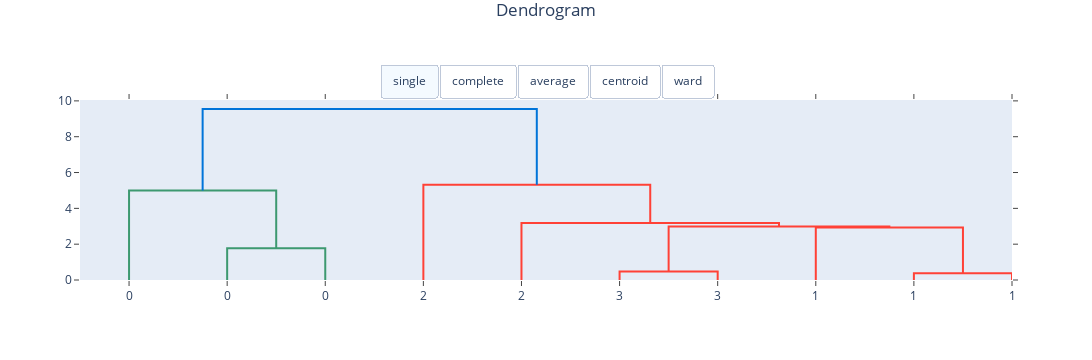

This figure's notebook cell:
### Markdown cell above
## Dendrogram
As clusters merge, each iteration of the algorithm corresponds to a pair of clusters merged at this iteration, as well as the distance between the clusters at the moment of merging. Distances will only increase with iteration, so it becomes possible to visualize the result in the form of a beautiful cluster tree called a <b>dendrogram</b>.

### Code cell
import plotly.figure_factory as ff
import plotly.graph_objects as go

X, y = make_blobs(n_samples=10, centers=4, cluster_std=2.0, random_state=107)

fig = go.Figure()
trace_cnt = []
layouts = []

linkage_methods = ['single', 'complete', 'average', 'centroid', 'ward']
num_clusters = 2

for linkage_method in linkage_methods:

    dendrogram = ff.create_dendrogram(
        X, labels=y,
        linkagefun=lambda x: linkage(x, method=linkage_method)
    )

    trace_cnt.append(len(dendrogram.data))
    
    for data in dendrogram.data:
        data.visible = False
        data.showlegend = False
        fig.add_trace(data)

    layouts.append(dendrogram.layout)

fig.update_layout(
    title={"text": "Dendrogram", "x": 0.5, "y": 0.99},
    xaxis=layouts[0]["xaxis"],
    yaxis=layouts[0]["yaxis"],
)

for i in range(trace_cnt[0]):
    fig.data[i].visible = True

fig.update_layout(
    updatemenus=[
        dict(
            type="buttons",
            direction="right",
            active=0,
            showactive=True,
            x=0.5,
            xanchor="center",
            y=1.2,
            yanchor="top",
            buttons=list([
                dict(label=linkage_method,
                     method="update",
                     args=[
                         {"visible": [False] * sum(trace_cnt[:i]) + [True] * trace_cnt[i]  + [False] * sum(trace_cnt[i:])},
                         {
                             "xaxis": layouts[i]["xaxis"], 
                             "yaxis": layouts[i]["yaxis"],
                             "autosize": False,
                         }
                     ]
                    )
                for i, linkage_method in enumerate(linkage_methods)
            ]),
        )
    ])

fig.show()

### Figure 1 — Plotly figure (JSON) as saved in the notebook; plotly's stock layout.template omitted (floating-point values rounded to 4 significant figures)
{"data": [{"hoverinfo": "text", "marker": {"color": "rgb(61,153,112)"}, "mode": "lines", "showlegend": false, "type": "scatter", "visible": true, "x": [15, 15, 25, 25], "xaxis": "x", "y": [0, 1.779, 1.779, 0], "yaxis": "y"}, {"hoverinfo": "text", "marker": {"color": "rgb(61,153,112)"}, "mode": "lines", "showlegend": false, "type": "scatter", "visible": true, "x": [5, 5, 20, 20], "xaxis": "x", "y": [0, 5.001, 5.001, 1.779], "yaxis": "y"}, {"hoverinfo": "text", "marker": {"color": "rgb(255,65,54)"}, "mode": "lines", "showlegend": false, "type": "scatter", "visible": true, "x": [55, 55, 65, 65], "xaxis": "x", "y": [0, 0.479, 0.479, 0], "yaxis": "y"}, {"hoverinfo": "text", "marker": {"color": "rgb(255,65,54)"}, "mode": "lines", "showlegend": false, "type": "scatter", "visible": true, "x": [85, 85, 95, 95], "xaxis": "x", "y": [0, 0.3715, 0.3715, 0], "yaxis": "y"}, {"hoverinfo": "text", "marker": {"color": "rgb(255,65,54)"}, "mode": "lines", "showlegend": false, "type": "scatter", "visible": true, "x": [75, 75, 90, 90], "xaxis": "x", "y": [0, 2.927, 2.927, 0.3715], "yaxis": "y"}, {"hoverinfo": "text", "marker": {"color": "rgb(255,65,54)"}, "mode": "lines", "showlegend": false, "type": "scatter", "visible": true, "x": [60, 60, 82.5, 82.5], "xaxis": "x", "y": [0.479, 2.984, 2.984, 2.927], "yaxis": "y"}, {"hoverinfo": "text", "marker": {"color": "rgb(255,65,54)"}, "mode": "lines", "showlegend": false, "type": "scatter", "visible": true, "x": [45, 45, 71.25, 71.25], "xaxis": "x", "y": [0, 3.189, 3.189, 2.984], "yaxis": "y"}, {"hoverinfo": "text", "marker": {"color": "rgb(255,65,54)"}, "mode": "lines", "showlegend": false, "type": "scatter", "visible": true, "x": [35, 35, 58.12, 58.12], "xaxis": "x", "y": [0, 5.315, 5.315, 3.189], "yaxis": "y"}, {"hoverinfo": "text", "marker": {"color": "rgb(0,116,217)"}, "mode": "lines", "showlegend": false, "type": "scatter", "visible": true, "x": [12.5, 12.5, 46.56, 46.56], "xaxis": "x", "y": [5.001, 9.547, 9.547, 5.315], "yaxis": "y"}, {"hoverinfo": "text", "marker": {"color": "rgb(61,153,112)"}, "mode": "lines", "showlegend": false, "type": "scatter", "visible": false, "x": [15, 15, 25, 25], "xaxis": "x", "y": [0, 1.779, 1.779, 0], "yaxis": "y"}, {"hoverinfo": "text", "marker": {"color": "rgb(61,153,112)"}, "mode": "lines", "showlegend": false, "type": "scatter", "visible": false, "x": [5, 5, 20, 20], "xaxis": "x", "y": [0, 5.084, 5.084, 1.779], "yaxis": "y"}, {"hoverinfo": "text", "marker": {"color": "rgb(255,65,54)"}, "mode": "lines", "showlegend": false, "type": "scatter", "visible": false, "x": [45, 45, 55, 55], "xaxis": "x", "y": [0, 0.3715, 0.3715, 0], "yaxis": "y"}, {"hoverinfo": "text", "marker": {"color": "rgb(255,65,54)"}, "mode": "lines", "showlegend": false, "type": "scatter", "visible": false, "x": [35, 35, 50, 50], "xaxis": "x", "y": [0, 3.0, 3.0, 0.3715], "yaxis": "y"}, {"hoverinfo": "text", "marker": {"color": "rgb(255,65,54)"}, "mode": "lines", "showlegend": false, "type": "scatter", "visible": false, "x": [85, 85, 95, 95], "xaxis": "x", "y": [0, 0.479, 0.479, 0], "yaxis": "y"}, {"hoverinfo": "text", "marker": {"color": "rgb(255,65,54)"}, "mode": "lines", "showlegend": false, "type": "scatter", "visible": false, "x": [75, 75, 90, 90], "xaxis": "x", "y": [0, 3.664, 3.664, 0.479], "yaxis": "y"}, {"hoverinfo": "text", "marker": {"color": "rgb(255,65,54)"}, "mode": "lines", "showlegend": false, "type": "scatter", "visible": false, "x": [65, 65, 82.5, 82.5], "xaxis": "x", "y": [0, 5.625, 5.625, 3.664], "yaxis": "y"}, {"hoverinfo": "text", "marker": {"color": "rgb(255,65,54)"}, "mode": "lines", "showlegend": false, "type": "scatter", "visible": false, "x": [42.5, 42.5, 73.75, 73.75], "xaxis": "x", "y": [3.0, 9.501, 9.501, 5.625], "yaxis": "y"}, {"hoverinfo": "text", "marker": {"color": "rgb(0,116,217)"}, "mode": "lines", "showlegend": false, "type": "scatter", "visible": false, "x": [12.5, 12.5, 58.12, 58.12], "xaxis": "x", "y": [5.084, 18.77, 18.77, 9.501], "yaxis": "y"}, {"hoverinfo": "text", "marker": {"color": "rgb(61,153,112)"}, "mode": "lines", "showlegend": false, "type": "scatter", "visible": false, "x": [15, 15, 25, 25], "xaxis": "x", "y": [0, 1.779, 1.779, 0], "yaxis": "y"}, {"hoverinfo": "text", "marker": {"color": "rgb(61,153,112)"}, "mode": "lines", "showlegend": false, "type": "scatter", "visible": false, "x": [5, 5, 20, 20], "xaxis": "x", "y": [0, 5.042, 5.042, 1.779], "yaxis": "y"}, {"hoverinfo": "text", "marker": {"color": "rgb(255,65,54)"}, "mode": "lines", "showlegend": false, "type": "scatter", "visible": false, "x": [55, 55, 65, 65], "xaxis": "x", "y": [0, 0.3715, 0.3715, 0], "yaxis": "y"}, {"hoverinfo": "text", "marker": {"color": "rgb(255,65,54)"}, "mode": "lines", "showlegend": false, "type": "scatter", "visible": false, "x": [45, 45, 60, 60], "xaxis": "x", "y": [0, 2.963, 2.963, 0.3715], "yaxis": "y"}, {"hoverinfo": "text", "marker": {"color": "rgb(255,65,54)"}, "mode": "lines", "showlegend": false, "type": "scatter", "visible": false, "x": [85, 85, 95, 95], "xaxis": "x", "y": [0, 0.479, 0.479, 0], "yaxis": "y"}, {"hoverinfo": "text", "marker": {"color": "rgb(255,65,54)"}, "mode": "lines", "showlegend": false, "type": "scatter", "visible": false, "x": [75, 75, 90, 90], "xaxis": "x", "y": [0, 3.426, 3.426, 0.479], "yaxis": "y"}, {"hoverinfo": "text", "marker": {"color": "rgb(255,65,54)"}, "mode": "lines", "showlegend": false, "type": "scatter", "visible": false, "x": [52.5, 52.5, 82.5, 82.5], "xaxis": "x", "y": [2.963, 5.388, 5.388, 3.426], "yaxis": "y"}, {"hoverinfo": "text", "marker": {"color": "rgb(255,65,54)"}, "mode": "lines", "showlegend": false, "type": "scatter", "visible": false, "x": [35, 35, 67.5, 67.5], "xaxis": "x", "y": [0, 6.923, 6.923, 5.388], "yaxis": "y"}, {"hoverinfo": "text", "marker": {"color": "rgb(0,116,217)"}, "mode": "lines", "showlegend": false, "type": "scatter", "visible": false, "x": [12.5, 12.5, 51.25, 51.25], "xaxis": "x", "y": [5.042, 14.74, 14.74, 6.923], "yaxis": "y"}, {"hoverinfo": "text", "marker": {"color": "rgb(61,153,112)"}, "mode": "lines", "showlegend": false, "type": "scatter", "visible": false, "x": [15, 15, 25, 25], "xaxis": "x", "y": [0, 1.779, 1.779, 0], "yaxis": "y"}, {"hoverinfo": "text", "marker": {"color": "rgb(61,153,112)"}, "mode": "lines", "showlegend": false, "type": "scatter", "visible": false, "x": [5, 5, 20, 20], "xaxis": "x", "y": [0, 4.964, 4.964, 1.779], "yaxis": "y"}, {"hoverinfo": "text", "marker": {"color": "rgb(255,65,54)"}, "mode": "lines", "showlegend": false, "type": "scatter", "visible": false, "x": [45, 45, 55, 55], "xaxis": "x", "y": [0, 0.3715, 0.3715, 0], "yaxis": "y"}, {"hoverinfo": "text", "marker": {"color": "rgb(255,65,54)"}, "mode": "lines", "showlegend": false, "type": "scatter", "visible": false, "x": [35, 35, 50, 50], "xaxis": "x", "y": [0, 2.958, 2.958, 0.3715], "yaxis": "y"}, {"hoverinfo": "text", "marker": {"color": "rgb(255,65,54)"}, "mode": "lines", "showlegend": false, "type": "scatter", "visible": false, "x": [85, 85, 95, 95], "xaxis": "x", "y": [0, 0.479, 0.479, 0], "yaxis": "y"}, {"hoverinfo": "text", "marker": {"color": "rgb(255,65,54)"}, "mode": "lines", "showlegend": false, "type": "scatter", "visible": false, "x": [75, 75, 90, 90], "xaxis": "x", "y": [0, 3.426, 3.426, 0.479], "yaxis": "y"}, {"hoverinfo": "text", "marker": {"color": "rgb(255,65,54)"}, "mode": "lines", "showlegend": false, "type": "scatter", "visible": false, "x": [65, 65, 82.5, 82.5], "xaxis": "x", "y": [0, 5.235, 5.235, 3.426], "yaxis": "y"}, {"hoverinfo": "text", "marker": {"color": "rgb(255,65,54)"}, "mode": "lines", "showlegend": false, "type": "scatter", "visible": false, "x": [42.5, 42.5, 73.75, 73.75], "xaxis": "x", "y": [2.958, 5.792, 5.792, 5.235], "yaxis": "y"}, {"hoverinfo": "text", "marker": {"color": "rgb(0,116,217)"}, "mode": "lines", "showlegend": false, "type": "scatter", "visible": false, "x": [12.5, 12.5, 58.12, 58.12], "xaxis": "x", "y": [4.964, 14.31, 14.31, 5.792], "yaxis": "y"}, {"hoverinfo": "text", "marker": {"color": "rgb(61,153,112)"}, "mode": "lines", "showlegend": false, "type": "scatter", "visible": false, "x": [15, 15, 25, 25], "xaxis": "x", "y": [0, 1.779, 1.779, 0], "yaxis": "y"}, {"hoverinfo": "text", "marker": {"color": "rgb(61,153,112)"}, "mode": "lines", "showlegend": false, "type": "scatter", "visible": false, "x": [5, 5, 20, 20], "xaxis": "x", "y": [0, 5.731, 5.731, 1.779], "yaxis": "y"}, {"hoverinfo": "text", "marker": {"color": "rgb(255,65,54)"}, "mode": "lines", "showlegend": false, "type": "scatter", "visible": false, "x": [45, 45, 55, 55], "xaxis": "x", "y": [0, 0.3715, 0.3715, 0], "yaxis": "y"}, {"hoverinfo": "text", "marker": {"color": "rgb(255,65,54)"}, "mode": "lines", "showlegend": false, "type": "scatter", "visible": false, "x": [35, 35, 50, 50], "xaxis": "x", "y": [0, 3.415, 3.415, 0.3715], "yaxis": "y"}, {"hoverinfo": "text", "marker": {"color": "rgb(255,65,54)"}, "mode": "lines", "showlegend": false, "type": "scatter", "visible": false, "x": [85, 85, 95, 95], "xaxis": "x", "y": [0, 0.479, 0.479, 0], "yaxis": "y"}, {"hoverinfo": "text", "marker": {"color": "rgb(255,65,54)"}, "mode": "lines", "showlegend": false, "type": "scatter", "visible": false, "x": [75, 75, 90, 90], "xaxis": "x", "y": [0, 3.956, 3.956, 0.479], "yaxis": "y"}, {"hoverinfo": "text", "marker": {"color": "rgb(255,65,54)"}, "mode": "lines", "showlegend": false, "type": "scatter", "visible": false, "x": [65, 65, 82.5, 82.5], "xaxis": "x", "y": [0, 6.411, 6.411, 3.956], "yaxis": "y"}, {"hoverinfo": "text", "marker": {"color": "rgb(255,65,54)"}, "mode": "lines", "showlegend": false, "type": "scatter", "visible": false, "x": [42.5, 42.5, 73.75, 73.75], "xaxis": "x", "y": [3.415, 10.72, 10.72, 6.411], "yaxis": "y"}, {"hoverinfo": "text", "marker": {"color": "rgb(0,116,217)"}, "mode": "lines", "showlegend": false, "type": "scatter", "visible": false, "x": [12.5, 12.5, 58.12, 58.12], "xaxis": "x", "y": [5.731, 29.33, 29.33, 10.72], "yaxis": "y"}], "layout": {"autosize": false, "height": 360, "title": {"text": "Dendrogram", "x": 0.5, "y": 0.99}, "updatemenus": [{"active": 0, "buttons": [{"args": [{"visible": [true, true, true, true, true, true, true, true, true, false, false, false, false, false, false, false, false, false, false, false, false, false, false, false, false, false, false, false, false, false, false, false, false, false, false, false, false, false, false, false, false, false, false, false, false, false, false, false, false, false, false, false, false, false]}, {"autosize": false, "xaxis": {"autorange": true, "mirror": "allticks", "range": [0, 95], "rangemode": "tozero", "showgrid": false, "showline": true, "showticklabels": true, "tickmode": "array", "ticks": "outside", "ticktext": [0, 0, 0, 2, 2, 3, 3, 1, 1, 1], "tickvals": [5, 15, 25, 35, 45, 55, 65, 75, 85, 95], "type": "linear", "zeroline": false}, "yaxis": {"autorange": true, "mirror": "allticks", "range": [0, 10.05], "rangemode": "tozero", "showgrid": false, "showline": true, "showticklabels": true, "ticks": "outside", "type": "linear", "zeroline": false}}], "label": "single", "method": "update"}, {"args": [{"visible": [false, false, false, false, false, false, false, false, false, true, true, true, true, true, true, true, true, true, false, false, false, false, false, false, false, false, false, false, false, false, false, false, false, false, false, false, false, false, false, false, false, false, false, false, false, false, false, false, false, false, false, false, false, false]}, {"autosize": false, "xaxis": {"autorange": true, "mirror": "allticks", "range": [0, 95], "rangemode": "tozero", "showgrid": false, "showline": true, "showticklabels": true, "tickmode": "array", "ticks": "outside", "ticktext": [0, 0, 0, 1, 1, 1, 2, 2, 3, 3], "tickvals": [5, 15, 25, 35, 45, 55, 65, 75, 85, 95], "type": "linear", "zeroline": false}, "yaxis": {"autorange": true, "mirror": "allticks", "range": [0, 19.75], "rangemode": "tozero", "showgrid": false, "showline": true, "showticklabels": true, "ticks": "outside", "type": "linear", "zeroline": false}}], "label": "complete", "method": "update"}, {"args": [{"visible": [false, false, false, false, false, false, false, false, false, false, false, false, false, false, false, false, false, false, true, true, true, true, true, true, true, true, true, false, false, false, false, false, false, false, false, false, false, false, false, false, false, false, false, false, false, false, false, false, false, false, false, false, false, false]}, {"autosize": false, "xaxis": {"autorange": true, "mirror": "allticks", "range": [0, 95], "rangemode": "tozero", "showgrid": false, "showline": true, "showticklabels": true, "tickmode": "array", "ticks": "outside", "ticktext": [0, 0, 0, 2, 1, 1, 1, 2, 3, 3], "tickvals": [5, 15, 25, 35, 45, 55, 65, 75, 85, 95], "type": "linear", "zeroline": false}, "yaxis": {"autorange": true, "mirror": "allticks", "range": [0, 15.51], "rangemode": "tozero", "showgrid": false, "showline": true, "showticklabels": true, "ticks": "outside", "type": "linear", "zeroline": false}}], "label": "average", "method": "update"}, {"args": [{"visible": [false, false, false, false, false, false, false, false, false, false, false, false, false, false, false, false, false, false, false, false, false, false, false, false, false, false, false, true, true, true, true, true, true, true, true, true, false, false, false, false, false, false, false, false, false, false, false, false, false, false, false, false, false, false]}, {"autosize": false, "xaxis": {"autorange": true, "mirror": "allticks", "range": [0, 95], "rangemode": "tozero", "showgrid": false, "showline": true, "showticklabels": true, "tickmode": "array", "ticks": "outside", "ticktext": [0, 0, 0, 1, 1, 1, 2, 2, 3, 3], "tickvals": [5, 15, 25, 35, 45, 55, 65, 75, 85, 95], "type": "linear", "zeroline": false}, "yaxis": {"autorange": true, "mirror": "allticks", "range": [0, 15.06], "rangemode": "tozero", "showgrid": false, "showline": true, "showticklabels": true, "ticks": "outside", "type": "linear", "zeroline": false}}], "label": "centroid", "method": "update"}, {"args": [{"visible": [false, false, false, false, false, false, false, false, false, false, false, false, false, false, false, false, false, false, false, false, false, false, false, false, false, false, false, false, false, false, false, false, false, false, false, false, true, true, true, true, true, true, true, true, true, false, false, false, false, false, false, false, false, false]}, {"autosize": false, "xaxis": {"autorange": true, "mirror": "allticks", "range": [0, 95], "rangemode": "tozero", "showgrid": false, "showline": true, "showticklabels": true, "tickmode": "array", "ticks": "outside", "ticktext": [0, 0, 0, 1, 1, 1, 2, 2, 3, 3], "tickvals": [5, 15, 25, 35, 45, 55, 65, 75, 85, 95], "type": "linear", "zeroline": false}, "yaxis": {"autorange": true, "mirror": "allticks", "range": [0, 30.87], "rangemode": "tozero", "showgrid": false, "showline": true, "showticklabels": true, "ticks": "outside", "type": "linear", "zeroline": false}}], "label": "ward", "method": "update"}], "direction": "right", "showactive": true, "type": "buttons", "x": 0.5, "xanchor": "center", "y": 1.2, "yanchor": "top"}], "width": 1118.0, "xaxis": {"autorange": true, "mirror": "allticks", "range": [0, 95], "rangemode": "tozero", "showgrid": false, "showline": true, "showticklabels": true, "tickmode": "array", "ticks": "outside", "ticktext": [0, 0, 0, 2, 2, 3, 3, 1, 1, 1], "tickvals": [5, 15, 25, 35, 45, 55, 65, 75, 85, 95], "type": "linear", "zeroline": false}, "yaxis": {"autorange": true, "mirror": "allticks", "range": [0, 10.05], "rangemode": "tozero", "showgrid": false, "showline": true, "showticklabels": true, "ticks": "outside", "type": "linear", "zeroline": false}}}
